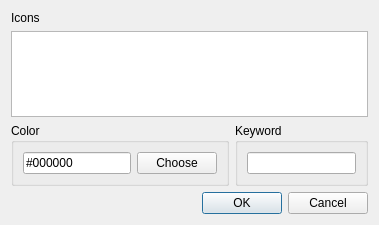
<?xml version="1.0" encoding="UTF-8"?>
<ui version="4.0">
 <class>AddKeywordDialog</class>
 <widget class="QDialog" name="AddKeywordDialog">
  <property name="geometry">
   <rect>
    <x>0</x>
    <y>0</y>
    <width>379</width>
    <height>225</height>
   </rect>
  </property>
  <property name="windowTitle">
   <string>Dialog</string>
  </property>
  <layout class="QVBoxLayout" name="verticalLayout_3">
   <item>
    <widget class="QLabel" name="label">
     <property name="text">
      <string>Icons</string>
     </property>
    </widget>
   </item>
   <item>
    <widget class="QListWidget" name="listWidget"/>
   </item>
   <item>
    <layout class="QVBoxLayout" name="verticalLayout">
     <item>
      <layout class="QHBoxLayout" name="horizontalLayout_2">
       <item>
        <widget class="QGroupBox" name="groupBox">
         <property name="title">
          <string>Color</string>
         </property>
         <layout class="QFormLayout" name="formLayout">
          <property name="fieldGrowthPolicy">
           <enum>QFormLayout::ExpandingFieldsGrow</enum>
          </property>
          <item row="2" column="0">
           <widget class="QLineEdit" name="colorEdit">
            <property name="inputMask">
             <string>\#HHHHHH; </string>
            </property>
            <property name="text">
             <string>#000000</string>
            </property>
           </widget>
          </item>
          <item row="2" column="1">
           <widget class="QPushButton" name="pushButton">
            <property name="text">
             <string>Choose</string>
            </property>
           </widget>
          </item>
         </layout>
        </widget>
       </item>
       <item>
        <widget class="QGroupBox" name="groupBox_2">
         <property name="title">
          <string>Keyword</string>
         </property>
         <layout class="QHBoxLayout" name="horizontalLayout">
          <item>
           <widget class="QLineEdit" name="lineEdit"/>
          </item>
         </layout>
        </widget>
       </item>
      </layout>
     </item>
    </layout>
   </item>
   <item>
    <widget class="QDialogButtonBox" name="buttonBox">
     <property name="orientation">
      <enum>Qt::Horizontal</enum>
     </property>
     <property name="standardButtons">
      <set>QDialogButtonBox::Cancel|QDialogButtonBox::Ok</set>
     </property>
    </widget>
   </item>
  </layout>
 </widget>
 <resources/>
 <connections>
  <connection>
   <sender>buttonBox</sender>
   <signal>accepted()</signal>
   <receiver>AddKeywordDialog</receiver>
   <slot>accept()</slot>
   <hints>
    <hint type="sourcelabel">
     <x>248</x>
     <y>254</y>
    </hint>
    <hint type="destinationlabel">
     <x>157</x>
     <y>274</y>
    </hint>
   </hints>
  </connection>
  <connection>
   <sender>buttonBox</sender>
   <signal>rejected()</signal>
   <receiver>AddKeywordDialog</receiver>
   <slot>reject()</slot>
   <hints>
    <hint type="sourcelabel">
     <x>316</x>
     <y>260</y>
    </hint>
    <hint type="destinationlabel">
     <x>286</x>
     <y>274</y>
    </hint>
   </hints>
  </connection>
 </connections>
</ui>
